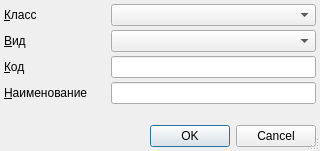
<?xml version="1.0" encoding="UTF-8"?>
<ui version="4.0">
 <class>ItemEditorDialog</class>
 <widget class="QDialog" name="ItemEditorDialog">
  <property name="geometry">
   <rect>
    <x>0</x>
    <y>0</y>
    <width>320</width>
    <height>151</height>
   </rect>
  </property>
  <property name="windowTitle">
   <string>ChangeMe!</string>
  </property>
  <property name="sizeGripEnabled">
   <bool>true</bool>
  </property>
  <layout class="QGridLayout" name="gridLayout">
   <property name="margin">
    <number>4</number>
   </property>
   <property name="spacing">
    <number>4</number>
   </property>
   <item row="2" column="1">
    <widget class="QLineEdit" name="edtCode"/>
   </item>
   <item row="0" column="1">
    <widget class="CRBComboBox" name="cmbClass"/>
   </item>
   <item row="3" column="0">
    <widget class="QLabel" name="lblName">
     <property name="sizePolicy">
      <sizepolicy hsizetype="Maximum" vsizetype="Preferred">
       <horstretch>0</horstretch>
       <verstretch>0</verstretch>
      </sizepolicy>
     </property>
     <property name="text">
      <string>&amp;Наименование</string>
     </property>
     <property name="buddy">
      <cstring>edtName</cstring>
     </property>
    </widget>
   </item>
   <item row="1" column="1">
    <widget class="CRBComboBox" name="cmbKind"/>
   </item>
   <item row="3" column="1">
    <widget class="QLineEdit" name="edtName"/>
   </item>
   <item row="4" column="0">
    <spacer>
     <property name="orientation">
      <enum>Qt::Vertical</enum>
     </property>
     <property name="sizeHint" stdset="0">
      <size>
       <width>103</width>
       <height>16</height>
      </size>
     </property>
    </spacer>
   </item>
   <item row="1" column="0">
    <widget class="QLabel" name="lblKind">
     <property name="sizePolicy">
      <sizepolicy hsizetype="Maximum" vsizetype="Preferred">
       <horstretch>0</horstretch>
       <verstretch>0</verstretch>
      </sizepolicy>
     </property>
     <property name="text">
      <string>&amp;Вид</string>
     </property>
     <property name="buddy">
      <cstring>cmbKind</cstring>
     </property>
    </widget>
   </item>
   <item row="2" column="0">
    <widget class="QLabel" name="lblCode">
     <property name="sizePolicy">
      <sizepolicy hsizetype="Maximum" vsizetype="Preferred">
       <horstretch>0</horstretch>
       <verstretch>0</verstretch>
      </sizepolicy>
     </property>
     <property name="text">
      <string>&amp;Код</string>
     </property>
     <property name="buddy">
      <cstring>edtCode</cstring>
     </property>
    </widget>
   </item>
   <item row="0" column="0">
    <widget class="QLabel" name="lblClass">
     <property name="sizePolicy">
      <sizepolicy hsizetype="Maximum" vsizetype="Preferred">
       <horstretch>0</horstretch>
       <verstretch>0</verstretch>
      </sizepolicy>
     </property>
     <property name="text">
      <string>&amp;Класс</string>
     </property>
     <property name="buddy">
      <cstring>cmbClass</cstring>
     </property>
    </widget>
   </item>
   <item row="5" column="0" colspan="2">
    <widget class="QDialogButtonBox" name="buttonBox">
     <property name="standardButtons">
      <set>QDialogButtonBox::Cancel|QDialogButtonBox::Ok</set>
     </property>
    </widget>
   </item>
  </layout>
 </widget>
 <customwidgets>
  <customwidget>
   <class>CRBComboBox</class>
   <extends>QComboBox</extends>
   <header>library/crbcombobox.h</header>
  </customwidget>
 </customwidgets>
 <tabstops>
  <tabstop>cmbClass</tabstop>
  <tabstop>cmbKind</tabstop>
  <tabstop>edtCode</tabstop>
  <tabstop>edtName</tabstop>
 </tabstops>
 <resources/>
 <connections>
  <connection>
   <sender>buttonBox</sender>
   <signal>accepted()</signal>
   <receiver>ItemEditorDialog</receiver>
   <slot>accept()</slot>
   <hints>
    <hint type="sourcelabel">
     <x>159</x>
     <y>130</y>
    </hint>
    <hint type="destinationlabel">
     <x>159</x>
     <y>73</y>
    </hint>
   </hints>
  </connection>
  <connection>
   <sender>buttonBox</sender>
   <signal>rejected()</signal>
   <receiver>ItemEditorDialog</receiver>
   <slot>reject()</slot>
   <hints>
    <hint type="sourcelabel">
     <x>159</x>
     <y>130</y>
    </hint>
    <hint type="destinationlabel">
     <x>159</x>
     <y>73</y>
    </hint>
   </hints>
  </connection>
 </connections>
</ui>
